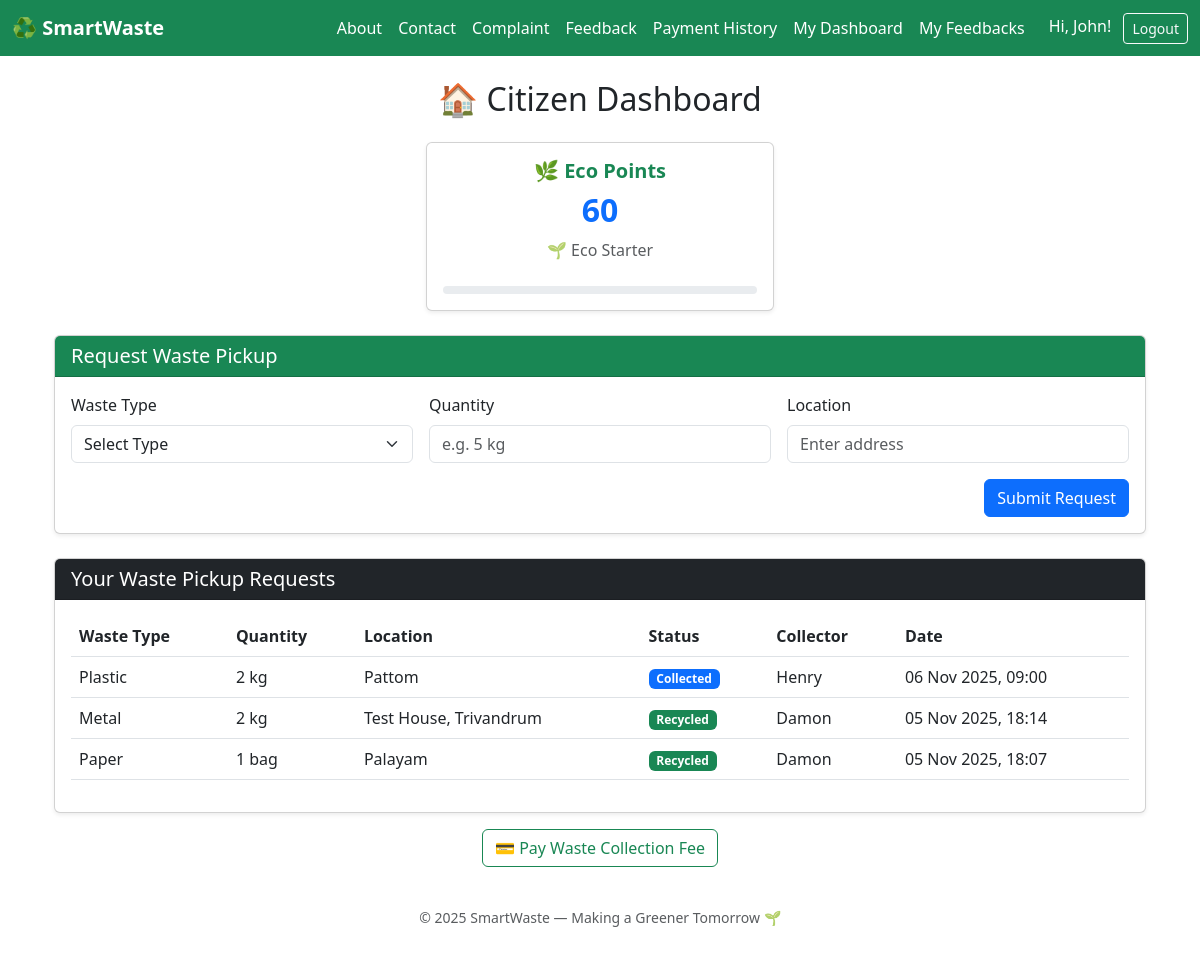
Before: /citizen/dashboard/ (signed in) with the older database file.
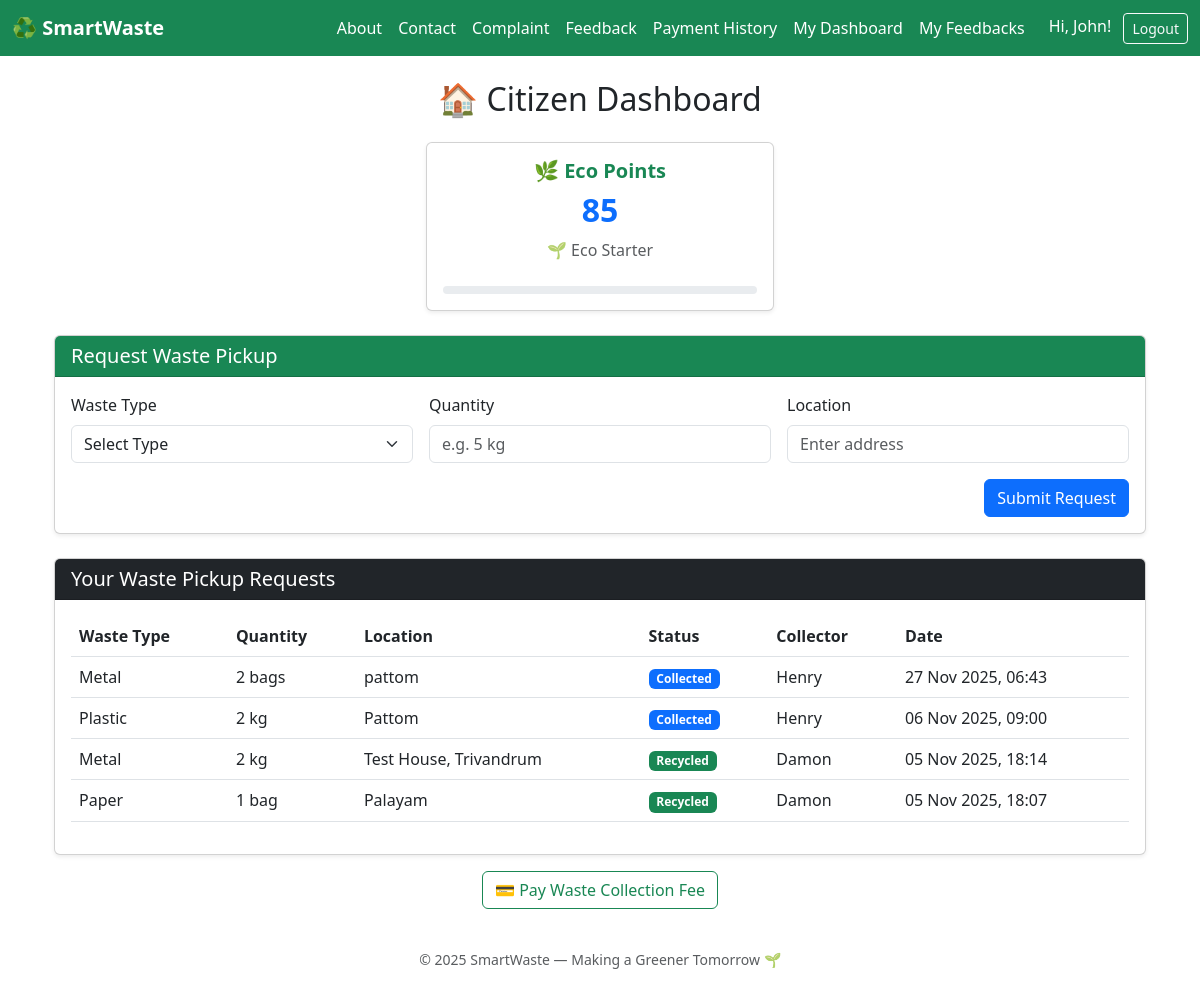
After: the same page with the newer database file.
### app/models.py (models this page shows, shortened)
class User(AbstractUser):
    ROLE_CHOICES = (
        ('citizen', 'Citizen'),
        ('collector', 'Collector'),
        ('admin', 'Admin'),
    )
    role = models.CharField(max_length=20, choices=ROLE_CHOICES, default='citizen')
    address = models.TextField(blank=True, null=True)
    eco_points = models.IntegerField(default=0)
    def get_level(self):
        if self.eco_points >= 200:
            return "🌎 Planet Protector"
        elif self.eco_points >= 100:
            return "🍃 Green Hero"
        elif self.eco_points >= 50:
            return "🌱 Eco Starter"
        else:
            return "♻️ New Recycler"

class WasteRequest(models.Model):
    WASTE_TYPES = (
        ('Plastic', 'Plastic'),
        ('Paper', 'Paper'),
        ('Metal', 'Metal'),
        ('Organic', 'Organic'),
    )
    STATUS_CHOICES = [
    ('Pending', 'Pending'),
    ('Assigned', 'Assigned'),
    ('Collected', 'Collected'),
    ('Recycled', 'Recycled'),
]
    user = models.ForeignKey(User, on_delete=models.CASCADE)
    waste_type = models.CharField(max_length=20, choices=WASTE_TYPES)
    quantity = models.CharField(max_length=50)
    location = models.CharField(max_length=255)
    latitude = models.FloatField(null=True, blank=True)
    longitude = models.FloatField(null=True, blank=True)
    status = models.CharField(max_length=20, choices=STATUS_CHOICES, default='Pending')
    assigned_collector = models.ForeignKey(User, on_delete=models.SET_NULL, null=True, blank=True, related_name='assigned_requests')
    created_at = models.DateTimeField(auto_now_add=True)

### app/views.py (the view, shortened to what this page needs)
# urls.py: path('citizen/dashboard/', views.citizen_dashboard, name='citizen_dashboard'),
@login_required
def citizen_dashboard(request):
    if request.user.role != 'citizen':
        messages.error(request, "Access denied.")
        return redirect('home')
    my_requests = WasteRequest.objects.filter(user=request.user).order_by('-created_at')
    context = {
        'requests': my_requests
    }
    return render(request, 'citizen/citizen_dashboard.html', context)

### templates/citizen/citizen_dashboard.html (shortened to what this page needs)
{% extends 'base.html' %}
{% load static %}
{% block content %}
<div class="container mt-4">
    <h2 class="text-center mb-4">🏠 Citizen Dashboard</h2>
    <div class="row mb-4 text-center">
  <div class="col-md-4 offset-md-4">
    <div class="card shadow-sm p-3">
      <h5 class="text-success fw-bold">🌿 Eco Points</h5>
      <h2 class="text-primary fw-bold">{{ user.eco_points }}</h2>
      <p class="text-muted">{{ user.get_level }}</p>
      <div class="progress mt-2" style="height: 8px;">
      </div>
    </div>
  </div>
</div>
    <div class="card shadow-sm mb-4">
        <div class="card-header bg-success text-white">
            <h5 class="mb-0">Request Waste Pickup</h5>
        </div>
        <div class="card-body">
            <form method="POST" class="row g-3">
                <div class="col-md-4">
                    <label class="form-label">Waste Type</label>
                    <select name="waste_type" class="form-select" required>
                        <option value="">Select Type</option>
                    </select>
                </div>
                <div class="col-md-4">
                    <label class="form-label">Quantity</label>
                    <input type="text" name="quantity" class="form-control" placeholder="e.g. 5 kg" required>
                </div>
                <div class="col-md-4">
                    <label class="form-label">Location</label>
                    <input type="text" name="location" class="form-control" placeholder="Enter address" required>
                </div>
                <div class="col-12 text-end">
                    <button type="submit" class="btn btn-primary">Submit Request</button>
                </div>
            </form>
        </div>
    </div>
    <div class="card shadow-sm">
        <div class="card-header bg-dark text-white">
            <h5 class="mb-0">Your Waste Pickup Requests</h5>
        </div>
        <div class="card-body table-responsive">
            {% if requests %}
            <table class="table table-hover align-middle">
                <thead>
                    <tr>
                        <th>Waste Type</th>
                        <th>Quantity</th>
                        <th>Location</th>
                        <th>Status</th>
                        <th>Collector</th>
                        <th>Date</th>
                    </tr>
                </thead>
                <tbody>
                    {% for req in requests %}
                    <tr>
                        <td>{{ req.waste_type }}</td>
                        <td>{{ req.quantity }}</td>
                        <td>{{ req.location }}</td>
                        <td>
                            <span class="badge
                                {% if req.status == 'Pending' %} bg-warning
                                {% elif req.status == 'Assigned' %} bg-info
                                {% elif req.status == 'Collected' %} bg-primary
                                {% elif req.status == 'Recycled' %} bg-success
                                {% endif %}">
                                {{ req.status }}
                            </span>
                        </td>
                        <td>
                            {% if req.assigned_collector %}
                                {{ req.assigned_collector.username }}
                            {% else %}
                                <em>Not Assigned</em>
                            {% endif %}
                        </td>
                        <td>{{ req.created_at|date:"d M Y, H:i" }}</td>
                    </tr>
                    {% endfor %}
                </tbody>
            </table>
            {% else %}
            <p class="text-center text-muted">You haven't made any requests yet.</p>
            {% endif %}
        </div>
    </div>
</div>
<div class="text-center m-3">
  <a href="{% url 'make_payment' %}" class="btn btn-outline-success">
    💳 Pay Waste Collection Fee
  </a>
</div>
{% endblock %}

### templates/base.html (shortened to what this page needs)
{% load static %}
<!DOCTYPE html>
<html lang="en">
  <head>
    <link
      rel="stylesheet"
      href="https://cdn.jsdelivr.net/npm/bootstrap@5.3.0/dist/css/bootstrap.min.css"
    />
  </head>
  <body>
    <nav class="navbar navbar-expand-lg navbar-dark bg-success">
      <div class="container-fluid">
        <a class="navbar-brand fw-bold" href="{% url 'home' %}">♻️ SmartWaste</a>
        <div class="collapse navbar-collapse" id="navbarNav">
          <ul class="navbar-nav ms-auto align-items-center">
            <li class="nav-item">
    <a class="nav-link text-white" href="{% url 'about' %}">About</a>
</li>
<li class="nav-item">
  <a class="nav-link text-white" href="{% url 'contact' %}">Contact</a>
</li>
            {% if user.is_authenticated %} {% if user.role == 'citizen' %}
            <li class="nav-item">
              <a class="nav-link text-white" href="{% url 'citizen_complaint' %}">
                 Complaint
              </a>
            </li>
            {% elif user.role == 'admin' %}
            <li class="nav-item">
              <a class="nav-link text-white" href="{% url 'admin_complaints' %}">
                <i class="bi bi-list-check text-white"></i> Manage Complaints
              </a>
            </li>
            {% endif %} {% endif %}
            <li class="nav-item">
              <a class="nav-link text-white" href="{% url 'feedback' %}"
                >Feedback</a
              >
            </li>
            {% if user.is_authenticated and user.role == 'citizen' %}
  <li class="nav-item ">
    <a class="nav-link text-white" href="{% url 'payment_history' %}">Payment History</a>
  </li>
{% endif %}
            {% if user.is_authenticated %} {% if user.role == 'citizen' %}
            <li class="nav-item">
              <a
                class="nav-link text-white"
                href="{% url 'citizen_dashboard' %}"
                >My Dashboard</a
              >
            </li>
            <li class="nav-item">
              <a class="nav-link text-white" href="{% url 'my_feedbacks' %}"
                >My Feedbacks</a
              >
            </li>
            {% elif user.role == 'admin' %}
            <li class="nav-item">
              <a class="nav-link text-white" href="{% url 'admin_dashboard' %}"
                >Admin Dashboard</a
              >
            </li>
            {% endif %}
            <li class="nav-item ms-3">
              <span class="text-white me-2">Hi, {{ user.username }}!</span>
              <a class="btn btn-outline-light btn-sm" href="{% url 'logout' %}"
                >Logout</a
              >
            </li>
            {% endif %}
          </ul>
        </div>
      </div>
    </nav>
    <div class="container mt-4">{% block content %}{% endblock %}</div>
    <footer class="text-center py-3 text-muted small mt-4">
  <p>© 2025 SmartWaste — Making a Greener Tomorrow 🌱</p>
</footer>
  </body>
</html>

Changed rows visible on the page:
changed User "John": eco_points "60" → "85"
added WasteRequest: waste_type "Metal", quantity "2 bags", location "pattom", status "Collected", assigned_collector.username "Henry", created_at "27 Nov 2025, 06:43"
